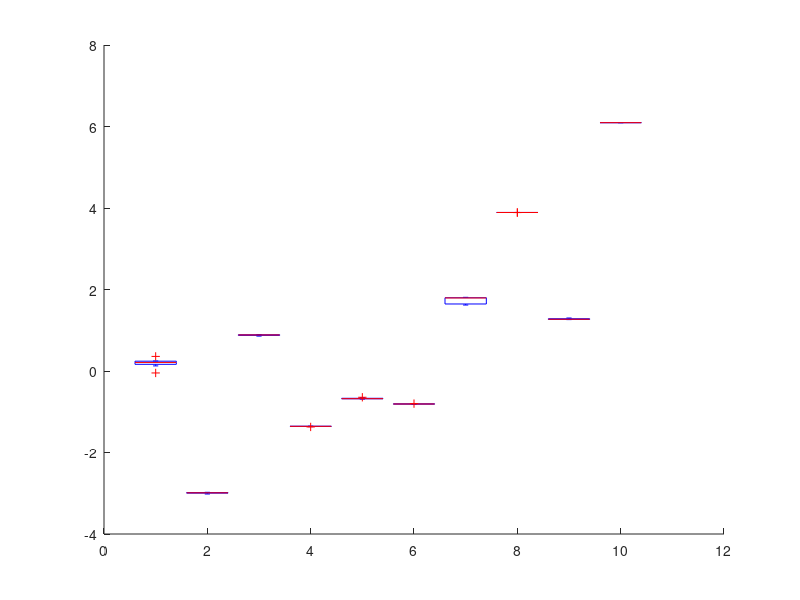

The MATLAB script that drew this image: (Note: this script raises an error after producing the figure.)
%% boxplot and summary
clear;

load('ne5_svt.mat');
load('ne5_obj.mat');

% mean
fprintf('The mean of run time of svt is \n');
display(mean(records1));
fprintf('The mean of run time of obj is \n');
display(mean(records2));

% standard error
fprintf('The se of run time of svt is \n');
display(std(records1/sqrt(11-1)));
fprintf('The se of run time of obj is \n');
display(std(records2/sqrt(11-1)));

D(:,1:2:2*size(records1,2)) = log(records1);
D(:,2:2:2*size(records2,2)) = log(records2);

boxplot(D,'factorgap',10,'color','rk');
set(gca,'xtick',1.9:3.9:50);
set(gca,'xticklabel',...
    {'bfwb398','rdb800l','tols1090','mhd4800b','cryg10000'});

ylabel('log(Run Time)','fontsize',20);
legend(findobj(gca,'Tag','Box'),'svd','stru-svt','Location','northwest');
set(gca,'fontsize',20);